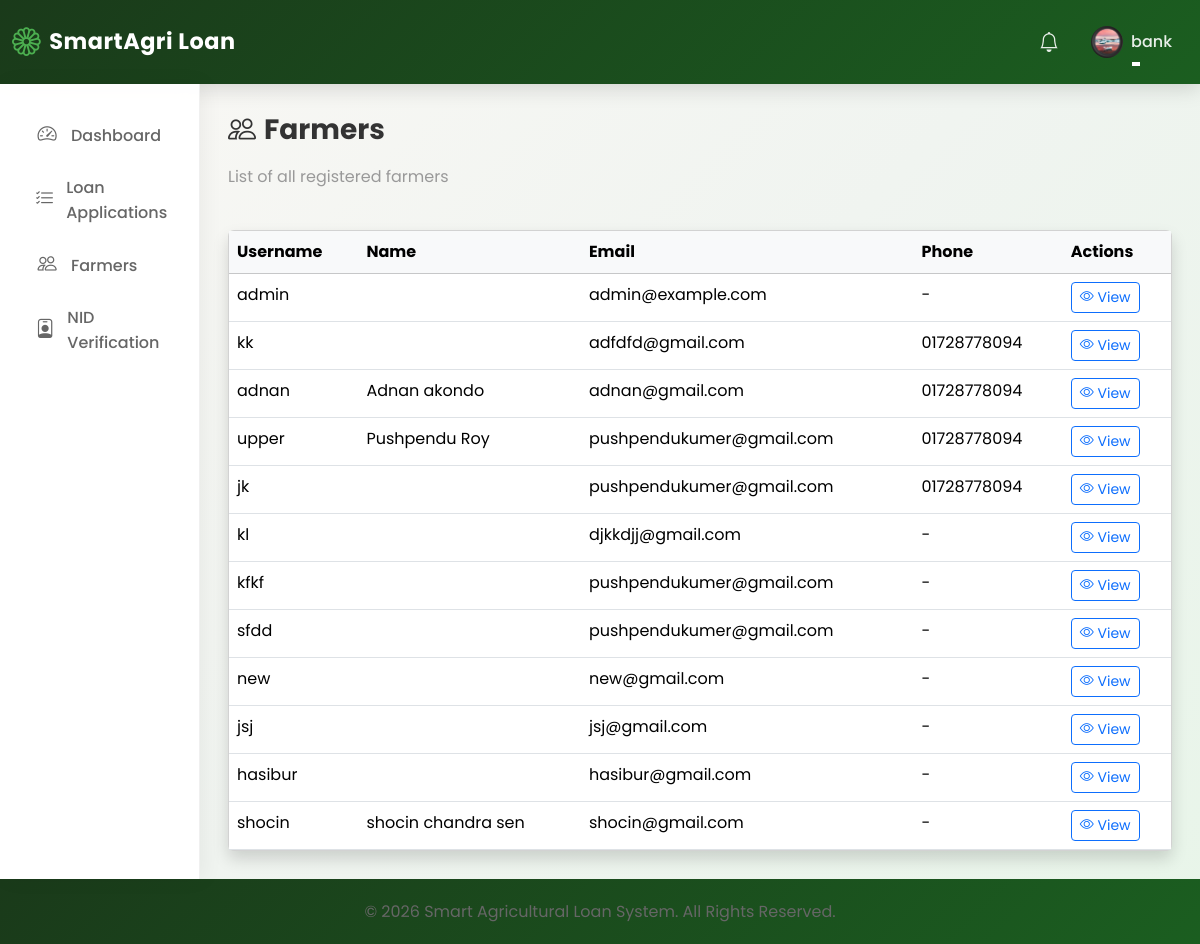
/farmers/ (signed in), run on the app's committed database.
### loan_app/models.py (models this page shows, shortened)
class User(AbstractUser):
    ROLE_CHOICES = [
        ("Farmer", "Farmer"),
        ("Bank Officer", "Bank Officer"),
        ("Admin", "Admin"),
    ]
    role = models.CharField(max_length=20, choices=ROLE_CHOICES, default="Farmer")
    is_approved = models.BooleanField(
        default=False, help_text="For Bank Officers - requires admin approval"
    )
    phone_number = models.CharField(max_length=20, blank=True)
    profile_picture = models.ImageField(
        upload_to="profile_pictures/", blank=True, null=True
    )
    is_verified = models.BooleanField(default=False)
    nid_card_front = models.FileField(
        upload_to="nid_cards/",
        blank=True,
        null=True,
        help_text="Upload NID card front side",
    )
    nid_card_back = models.FileField(
        upload_to="nid_cards/",
        blank=True,
        null=True,
        help_text="Upload NID card back side",
    )
    nid_verified = models.BooleanField(
        default=False, help_text="Whether NID has been verified by bank officer"
    )
    nid_verified_by = models.ForeignKey(
        "self",
        on_delete=models.SET_NULL,
        null=True,
        blank=True,
        related_name="nid_verifications",
    )
    nid_verified_at = models.DateTimeField(null=True, blank=True)
    nid_number = models.CharField(
        max_length=20,
        blank=True,
        unique=True,
        null=True,
        help_text="National ID number (unique per farmer)",
    )

### loan_app/views.py (the view)
# urls.py: path("farmers/", views.farmer_list, name="farmer_list"),
@login_required
def farmer_list(request):
    if not (request.user.is_staff or request.user.role == "Bank Officer"):
        messages.error(request, "You do not have permission to view farmers.")
        return redirect("home")
    farmers = (
        User.objects.filter(role="Farmer")
        .select_related()
        .prefetch_related("farmer_profile")
    )
    paginator = Paginator(farmers, 20)
    page_number = request.GET.get("page")
    page_obj = paginator.get_page(page_number)
    return render(request, "bank_officer/farmer_list.html", {"page_obj": page_obj})

### templates/bank_officer/farmer_list.html (shortened to what this page needs)
{% extends 'base.html' %}
{% block content %}
<div class="row mb-4">
    <div class="col-12">
        <h3 class="fw-bold"><i class="bi bi-people me-2"></i>Farmers</h3>
        <p class="text-muted">List of all registered farmers</p>
    </div>
</div>
<div class="row">
    <div class="col-12">
        <div class="card shadow">
            <div class="card-body p-0">
                <div class="table-responsive">
                    <table class="table table-hover mb-0">
                        <thead class="table-light">
                            <tr>
                                <th>Username</th>
                                <th>Name</th>
                                <th>Email</th>
                                <th>Phone</th>
                                <th>Actions</th>
                            </tr>
                        </thead>
                        <tbody>
                            {% for farmer in page_obj %}
                            <tr>
                                <td>{{ farmer.username }}</td>
                                <td>{{ farmer.first_name }} {{ farmer.last_name }}</td>
                                <td>{{ farmer.email }}</td>
                                <td>{{ farmer.phone_number|default:"-" }}</td>
                                <td>
                                    <a href="{% url 'farmer_profile_view' user_id=farmer.id %}" class="btn btn-sm btn-outline-primary">
                                        <i class="bi bi-eye"></i> View
                                    </a>
                                </td>
                            </tr>
                            {% empty %}
                            <tr>
                                <td colspan="5" class="text-center py-4">No farmers found.</td>
                            </tr>
                            {% endfor %}
                        </tbody>
                    </table>
                </div>
            </div>
        </div>
    </div>
</div>
{% endblock %}

### templates/base.html (shortened to what this page needs)
{% load static %}
<!DOCTYPE html>
<html lang="en">
<head>
    <link href="https://cdn.jsdelivr.net/npm/bootstrap@5.3.2/dist/css/bootstrap.min.css" rel="stylesheet">
    <link rel="stylesheet" href="https://cdn.jsdelivr.net/npm/bootstrap-icons@1.11.1/font/bootstrap-icons.css">
    <link rel="stylesheet" href="{% static 'css/custom.css' %}">
</head>
<body>
    <nav class="navbar navbar-expand-lg navbar-dark navbar-custom">
        <div class="container-fluid">
            <a class="navbar-brand" href="/">
                <i class="bi bi-flower1"></i>
                SmartAgri Loan
            </a>
            <div class="collapse navbar-collapse" id="navbarNav">
                <ul class="navbar-nav ms-auto align-items-center">
                    <li class="nav-item">
                        <a class="nav-link" href="#"><i class="bi bi-bell fs-5"></i></a>
                    </li>
                    <li class="nav-item dropdown">
                        <a class="nav-link dropdown-toggle d-flex align-items-center" href="#" role="button" data-bs-toggle="dropdown">
                            {% if user.profile_picture %}
                                <img src="{{ user.profile_picture.url }}" class="rounded-circle me-2" style="width: 32px; height: 32px; object-fit: cover;">
                            {% else %}
                                <div class="rounded-circle bg-white bg-opacity-25 d-flex align-items-center justify-content-center me-2" style="width: 32px; height: 32px;">
                                    <i class="bi bi-person"></i>
                                </div>
                            {% endif %}
                            <span>{{ user.username }}</span>
                        </a>
                    </li>
                </ul>
            </div>
        </div>
    </nav>
    <div class="container-fluid">
        <div class="row">
            <div class="col-md-2 sidebar-custom">
                <ul class="nav flex-column">
                    <li class="nav-item">
                        <a class="nav-link" href="{% url 'dashboard' %}">
                            <i class="bi bi-speedometer2"></i> Dashboard
                        </a>
                    </li>
                    {% if user.role == 'Farmer' %}
                    <li class="nav-item">
                        <a class="nav-link" href="{% url 'loan_list' %}">
                            <i class="bi bi-currency-dollar"></i> Loans
                        </a>
                    </li>
                    <li class="nav-item">
                        <a class="nav-link" href="{% url 'loan_apply' %}">
                            <i class="bi bi-plus-circle"></i> Apply for Loan
                        </a>
                    </li>
                    <li class="nav-item">
                        <a class="nav-link" href="{% url 'loan_history' %}">
                            <i class="bi bi-clock-history"></i> My Loans
                        </a>
                    </li>
                    <li class="nav-item">
                        <a class="nav-link" href="{% url 'repayment_history' %}">
                            <i class="bi bi-cash-stack"></i> Repayments
                        </a>
                    </li>
                    <li class="nav-item">
                        <a class="nav-link" href="{% url 'farmer_profile' %}">
                            <i class="bi bi-person-badge"></i> My Profile
                        </a>
                    </li>
                    <li class="nav-item">
                        <a class="nav-link" href="{% url 'upload_nid' %}">
                            <i class="bi bi-upload"></i> Upload NID
                        </a>
                    </li>
                    {% elif user.role == 'Bank Officer' %}
                    <li class="nav-item">
                        <a class="nav-link" href="{% url 'loan_list' %}">
                            <i class="bi bi-list-check"></i> Loan Applications
                        </a>
                    </li>
                    <li class="nav-item">
                        <a class="nav-link" href="{% url 'farmer_list' %}">
                            <i class="bi bi-people"></i> Farmers
                        </a>
                    </li>
                    <li class="nav-item">
                        <a class="nav-link" href="{% url 'nid_verification_list' %}">
                            <i class="bi bi-person-badge"></i> NID Verification
                        </a>
                    </li>
                    {% endif %}
                </ul>
            </div>
            <div class="col-md-10 content-wrapper">
                {% block content %}{% endblock %}
            </div>
        </div>
    </div>
    <footer class="footer-custom text-center">
        <div class="container">
            <p class="mb-0">&copy; 2026 Smart Agricultural Loan System. All Rights Reserved.</p>
        </div>
    </footer>
</body>
</html>

### static/css/custom.css (style rules this page uses)
:root { --primary: #2e7d32; --primary-light: #4caf50; --primary-dark: #1b5e20; --secondary: #81c784; --secondary-light: #c8e6c9; --bg-primary: #f9f9f9; --bg-secondary: #ffffff; --bg-tertiary: #f5f5f5; --text-primary: #333333; --text-secondary: #666666; --text-muted: #999999; --text-light: #ffffff; --success: #28a745; --warning: #ffc107; --danger: #dc3545; --info: #17a2b8; --accent-green: #66bb6a; --accent-gold: #ffa726; --gradient-primary: linear-gradient(135deg, var(--primary-dark) 0%, var(--primary) 50%, var(--primary-light) 100%); --gradient-hero: linear-gradient(135deg, rgba(27, 94, 32, 0.95) 0%, rgba(46, 125, 50, 0.9) 50%, rgba(76, 175, 80, 0.85) 100%); --gradient-card: linear-gradient(145deg, #ffffff 0%, #f8f9fa 100%); --shadow-sm: 0 2px 8px rgba(0, 0, 0, 0.08); --shadow-md: 0 4px 20px rgba(0, 0, 0, 0.12); --shadow-lg: 0 8px 40px rgba(0, 0, 0, 0.16); --shadow-xl: 0 16px 60px rgba(0, 0, 0, 0.2); --radius-sm: 8px; --radius-md: 12px; --radius-lg: 16px; --radius-xl: 24px; --radius-full: 50%; --spacing-xs: 4px; --spacing-sm: 8px; --spacing-md: 16px; --spacing-lg: 24px; --spacing-xl: 32px; --spacing-xxl: 48px; --transition-fast: 0.2s ease; --transition-normal: 0.3s ease; --transition-smooth: 0.4s cubic-bezier(0.4, 0, 0.2, 1); --font-primary: 'Poppins', 'Segoe UI', sans-serif; --font-secondary: 'Inter', 'Segoe UI', sans-serif; --z-dropdown: 1000; --z-sticky: 1020; --z-fixed: 1030; --z-modal-backdrop: 1040; --z-modal: 1050; --z-popover: 1060; --z-tooltip: 1070; }
* { margin: 0; padding: 0; box-sizing: border-box; }
html { scroll-behavior: smooth; }
body { font-family: var(--font-primary); font-size: 16px; line-height: 1.6; color: var(--text-primary); background-color: var(--bg-primary); background-image: radial-gradient(ellipse at top left, rgba(46, 125, 50, 0.05) 0%, transparent 50%), radial-gradient(ellipse at bottom right, rgba(76, 175, 80, 0.05) 0%, transparent 50%); min-height: 100vh; overflow-x: hidden; }
h1, h2, h3, h4, h5, h6 { font-family: var(--font-primary); font-weight: 600; line-height: 1.3; color: var(--text-primary); margin-bottom: var(--spacing-md); }
h3 { font-size: 1.75rem; }
p { margin-bottom: var(--spacing-md); color: var(--text-secondary); }
a { color: var(--primary); text-decoration: none; transition: var(--transition-normal); }
.text-muted { color: var(--text-muted) !important; }
.navbar-custom { background: var(--gradient-primary) !important; box-shadow: var(--shadow-md); padding: var(--spacing-md) 0; transition: var(--transition-smooth); }
.navbar-custom .navbar-brand { font-weight: 700; font-size: 1.4rem; color: var(--text-light) !important; letter-spacing: 0.5px; display: flex; align-items: center; gap: var(--spacing-sm); }
.navbar-custom .navbar-brand i { font-size: 1.8rem; }
.navbar-custom .nav-link { color: rgba(255, 255, 255, 0.9) !important; font-weight: 500; padding: var(--spacing-sm) var(--spacing-md) !important; border-radius: var(--radius-md); transition: var(--transition-normal); position: relative; }
.navbar-custom .nav-link::after { content: ''; position: absolute; bottom: 0; left: 50%; width: 0; height: 2px; background: var(--text-light); transition: var(--transition-normal); transform: translateX(-50%); }
.sidebar-custom { background: var(--bg-secondary); min-height: calc(100vh - 56px); border-right: 1px solid #f0f0f0; padding: var(--spacing-lg) 0; box-shadow: var(--shadow-sm); }
.sidebar-custom .nav-link { color: var(--text-secondary); padding: var(--spacing-md) var(--spacing-lg); border-radius: 0; border-left: 3px solid transparent; transition: var(--transition-normal); font-weight: 500; display: flex; align-items: center; gap: var(--spacing-md); }
.sidebar-custom .nav-link i { font-size: 1.2rem; width: 24px; text-align: center; }
.footer-custom { background: var(--gradient-primary); color: var(--text-light); padding: var(--spacing-xxl) 0 var(--spacing-lg); }

### data on the page
User: profile_picture (picture), username "bank"
User: username "admin", email "admin@example.com", phone_number "-"
User: username "kk", email "adfdfd@gmail.com", phone_number "01728778094"
User: username "adnan", first_name "Adnan", last_name "akondo", email "adnan@gmail.com", phone_number "01728778094"
User: username "upper", first_name "Pushpendu", last_name "Roy", email "pushpendukumer@gmail.com", phone_number "01728778094"
User: username "jk", email "pushpendukumer@gmail.com", phone_number "01728778094"
User: username "kl", email "djkkdjj@gmail.com", phone_number "-"
User: username "kfkf", email "pushpendukumer@gmail.com", phone_number "-"
User: username "sfdd", email "pushpendukumer@gmail.com", phone_number "-"
User: username "new", email "new@gmail.com", phone_number "-"
User: username "jsj", email "jsj@gmail.com", phone_number "-"
User: username "hasibur", email "hasibur@gmail.com", phone_number "-"
User: username "shocin", first_name "shocin", last_name "chandra sen", email "shocin@gmail.com", phone_number "-"
